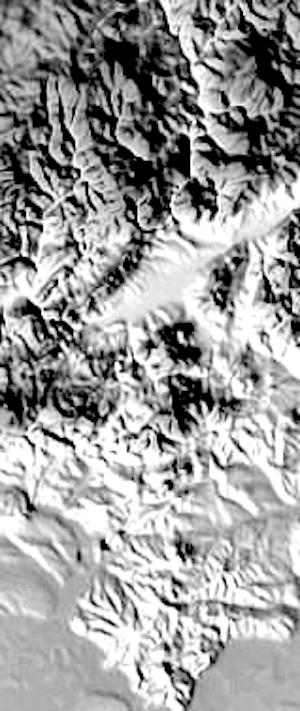
#> input picture map.png, 300 x 711 px
$ python DispUpdated.py
#> lines starting #> are read from the running program, lines starting #| are printed output that depends on the picture
import numpy as np
import cv2

# --- Load & prep map ---
map_img = cv2.imread("map.png", cv2.IMREAD_GRAYSCALE)
#> map_img is the input picture: shape (711, 300); min 0, max 255, mean 157.3
if map_img is None:
    raise FileNotFoundError("Could not read map.png")
HEIGHT, WIDTH = map_img.shape
#> HEIGHT = 711; WIDTH = 300

map_blur = cv2.GaussianBlur(map_img, (7, 7), 0)
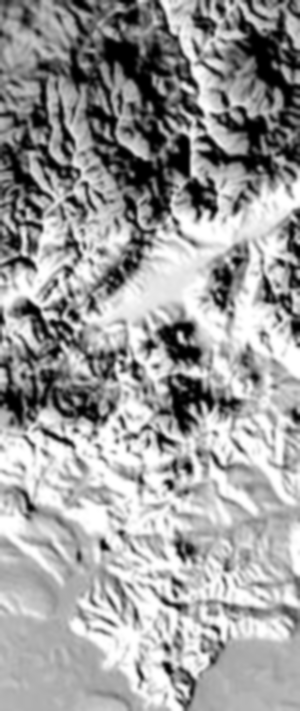
#> map_blur: shape (711, 300); min 0, max 255, mean 157.3

# Robot pose (floats)
rx, ry, rtheta = (WIDTH / 4.0, HEIGHT / 4.0, 0.0)
#> rx = 75; ry = 177.8; rtheta = 0

# Tunables
STEP = 5.0
TURN = np.radians(25.0)

SIGMA_STEP = 0.5
SIGMA_TURN = np.radians(5.0)

NUM_PARTICLES = 3000

SHOW_PARTICLES = False


# --- Input ---
def get_input():

    k = cv2.waitKeyEx(0)

    fwd = 0.0
    turn = 0.0
    halt = False
    toggle = False

    # Movement keys
    if k in (2490368, 0x260000):  # Up
        fwd = STEP
    elif k in (2555904, 0x270000):  # Right
        turn = TURN
    elif k in (2424832, 0x250000):  # Left
        turn = -TURN
    elif k in (ord('w'), ord('W')):
        fwd = STEP
    elif k in (ord('d'), ord('D')):
        turn = TURN
    elif k in (ord('a'), ord('A')):
        turn = -TURN
    elif k in (ord('p'), ord('P')):
        toggle = True
    elif k in (ord('q'), 27):  # q or Esc
        halt = True


    return fwd, turn, halt, toggle


# --- Motion models ---
# [15 lines left out: function move_robot, not called in this run]


def init_particles():
    particles = np.random.rand(NUM_PARTICLES, 3)
    particles *= np.array((WIDTH, HEIGHT, 2.0 * np.pi))
    return particles


# [76 lines left out: functions move_particles, sense, compute_weights, resample, add_noise, not called in this run]


# --- Display ---
def display(rx, ry, particles, show_particles=False, rtheta=0.0):
    lmap = cv2.cvtColor(map_blur, cv2.COLOR_GRAY2BGR)

    if show_particles:
        for i in range(NUM_PARTICLES):
            cv2.circle(lmap, (int(particles[i, 0]), int(particles[i, 1])), 1, (255, 0, 0), -1)

    # --- Draw robot heading arrow (green) ---
    pt1 = (int(rx), int(ry))
    arrow_len = 15
    pt2 = (
        int(rx + arrow_len * np.cos(rtheta)),
        int(ry + arrow_len * np.sin(rtheta))
    )
    cv2.arrowedLine(lmap, pt1, pt2, (0, 255, 0), 2, tipLength=0.4)

    # --- Draw best guess (red dot) ---
    if len(particles) > 0:
        px = float(np.mean(particles[:, 0]))
        py = float(np.mean(particles[:, 1]))
        cv2.circle(lmap, (int(px), int(py)), 5, (0, 0, 255), -1)

    # --- Display turn heading in degrees ---
    heading_deg = (np.degrees(rtheta) % 360)
    label = f"Heading: {heading_deg:.1f}°"
    text_size = cv2.getTextSize(label, cv2.FONT_HERSHEY_SIMPLEX, 0.6, 2)[0]
    pos = (WIDTH - text_size[0] - 10, text_size[1] + 10)
    cv2.putText(lmap, label, pos, cv2.FONT_HERSHEY_SIMPLEX, 0.6, (255, 255, 255), 2)

    # Show the image
    cv2.imshow('map', lmap)


# --- Main loop ---
def main():
    global SHOW_PARTICLES
    particles = init_particles()

    cv2.namedWindow('map', cv2.WINDOW_AUTOSIZE)

    rx, ry, rtheta = (WIDTH / 4.0, HEIGHT / 4.0, 0.0)
#> rx = 75; ry = 177.8; rtheta = 0

    while True:
        display(rx, ry, particles, SHOW_PARTICLES, rtheta)
        fwd, turn, halt, toggle = get_input()

        if toggle:
            SHOW_PARTICLES = not SHOW_PARTICLES
            continue

        if halt:
            break

        # Update robot
        rx, ry, rtheta = move_robot(rx, ry, rtheta, fwd, turn)

        # Propagate particles (motion model)
        particles = move_particles(particles, fwd, turn)

        # Update & resample only if we moved forward (sensor update tied to new location)
        if fwd != 0.0:
            robot_sensor = sense(rx, ry, noisy=True)
            weights = compute_weights(particles, robot_sensor)
            particles = resample(particles, weights)
            particles = add_noise(particles)
#> this loop made 1 pass; (key q is pressed on pass 1)
#> pass 1, in display, `cv2.imshow('map', lmap)`:
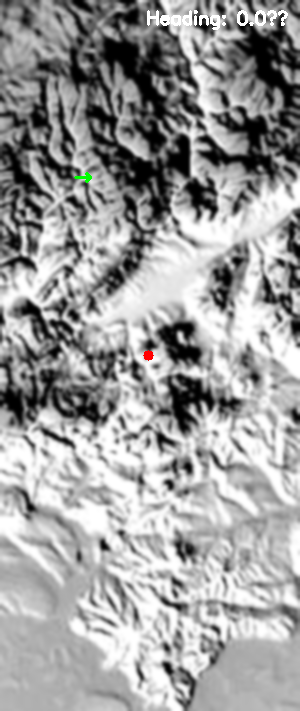
#> window 'map': shape (711, 300, 3); mean B, G, R 157.7, 157.8, 157.8

    cv2.destroyAllWindows()


if __name__ == "__main__":
    main()
